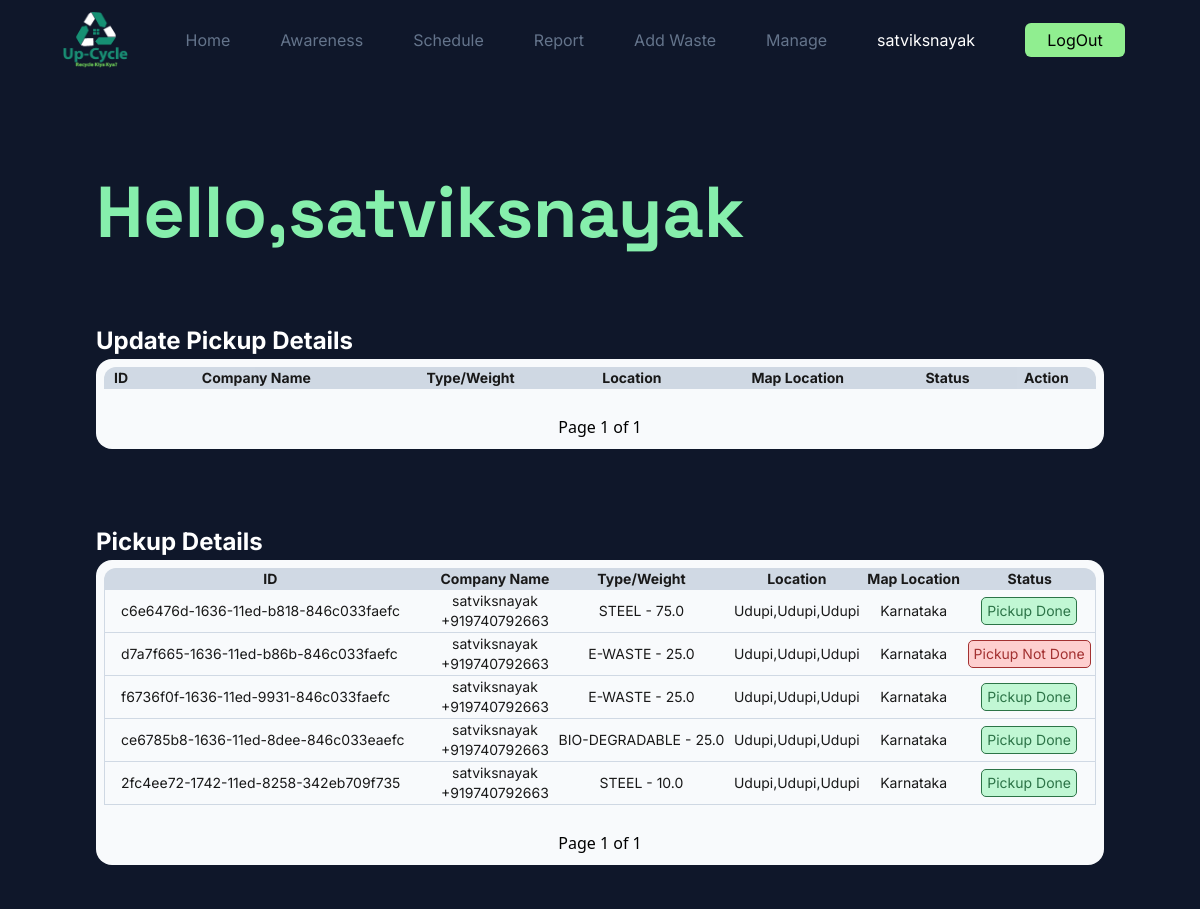
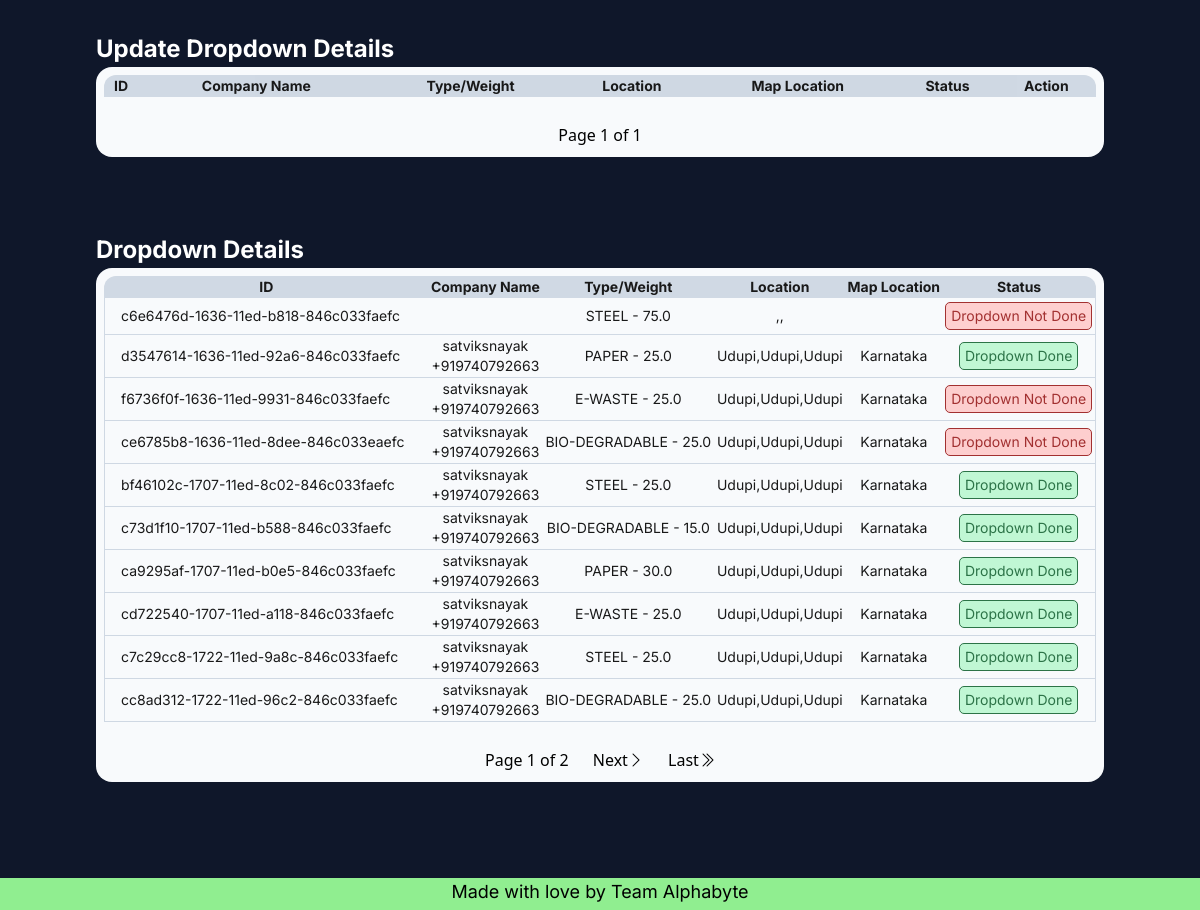
Before: /report/ (signed in) with the older database file (2 pictures, top to bottom).
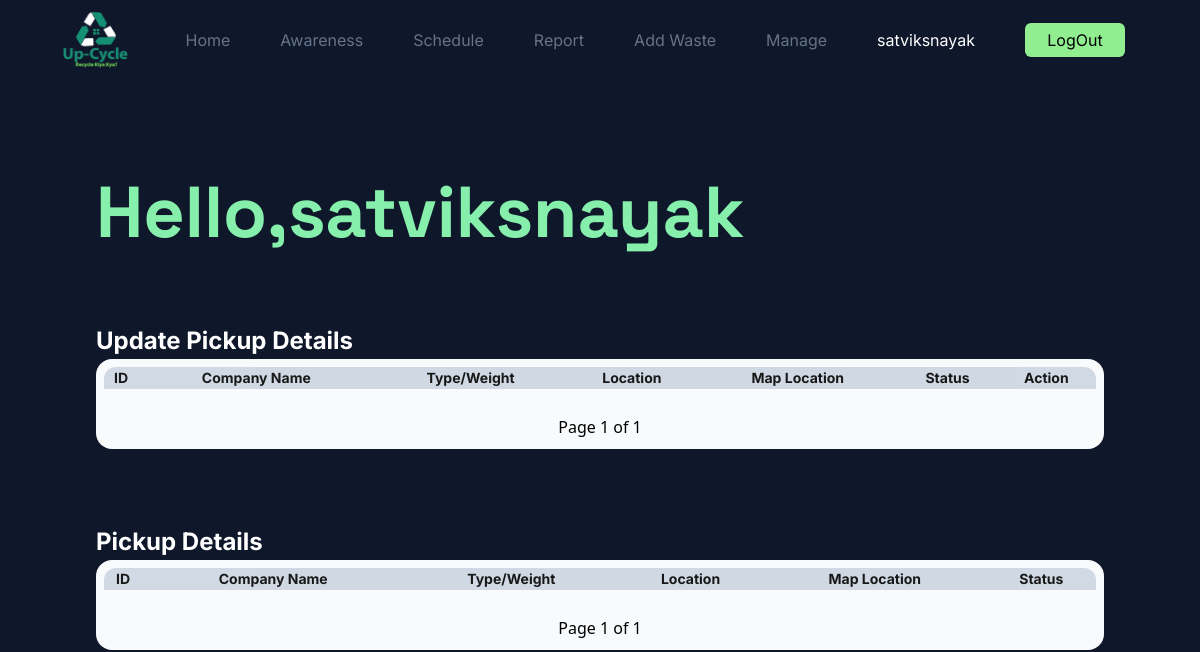
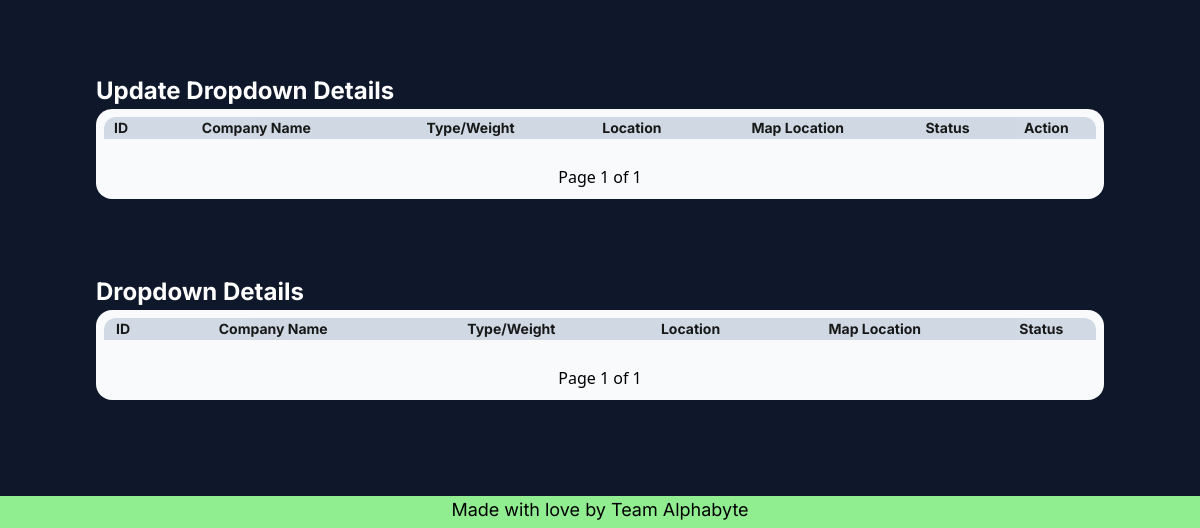
After: the same page with the newer database file (2 pictures, top to bottom).
### App/models.py (models this page shows, shortened)
class Waste(models.Model):
    class Types(models.TextChoices):
        STEEL = "STEEL","Steel"
        BIODEGRADABLE = "BIO-DEGRADABLE","Bio-Degradable"
        PAPER = "PAPER","Paper"
        EWASTE = "E-WASTE","E-Waste"
    id = models.CharField(primary_key=True,unique=True,max_length=40)
    recycler = models.ForeignKey(User,on_delete=models.SET_NULL,null=True,blank=True,related_name='recycler')
    company = models.ForeignKey(User,on_delete=models.SET_NULL,null=True,blank=True,related_name='company')
    employee = models.ForeignKey(User,on_delete=models.SET_NULL,null=True,blank=True,related_name='employee')
    entry_date = models.DateField(null=True,blank=True)
    pickup_date = models.DateField(null=True,blank=True)
    dropdown_date = models.DateField(null=True,blank=True)
    weight = models.FloatField(null=True,blank=True)
    price = models.FloatField(null=True,blank=True)
    type = models.CharField(_("Types"),max_length=50,choices=Types.choices)
    pickup_done = models.BooleanField(default=False)
    dropdown_done = models.BooleanField(default=False)

class Profile(models.Model):
    user = models.OneToOneField(User,on_delete=models.CASCADE,null=True)
    name = models.CharField(max_length=50)
    about = models.TextField(blank=True,null=True)
    profile_pic = models.ImageField(default='avatar.png',upload_to='Profile')
    location = models.CharField(max_length=50,blank=True,null=True)
    street = models.CharField(max_length=50,blank=True,null=True)
    city = models.CharField(max_length=30,blank=True,null=True)
    state = models.CharField(max_length=30,blank=True,null=True)
    phone = PhoneNumberField(blank=True,null=True)
    is_email_verified = models.BooleanField(default=False)

### App/decorators.py (the view)
        def wrappper_func(request,*args,**kwargs):
            group = None
            if request.user.groups.exists():
                group = request.user.groups.all()[0].name
            if group in allowed_roles:
                return view_func(request,*args,**kwargs)
            else:
                return HttpResponse('You are not authorised to view this page!!')

### App/functions.py (called while the page is built)
def grouplist(user):
    groups = []
    if user.groups.exists():
        for i in range(len(user.groups.all())):
            groups.append(user.groups.all()[i].name)
    return groups

### App/templates/App/tables/employee.html (shortened to what the changed rows need)
<!DOCTYPE html>
<html lang="en">
<head>
</head>
{% extends 'App/base.html' %}
{%load static%}
    {% block content %}
    <div class="content bg-slate-900 p-24">
        <div class="min-w-full font-space">
            <h1 class="text-green-300 text-7xl font-bold ">Hello,{{user.profile.name}}</h1>
        </div>
        <div class="Table min-w-1/2 p-2 bg-slate-50 rounded-2xl overflow-auto mb-[75px]">
            <table class="relative border-separate border-spacing-0 table-auto min-w-full bg-slate-50 text-sm opacity-90 text-center font-inter">
                <thead class="bg-slate-300">
                    <tr>
                        <th class="rounded-tl-xl">ID</th>
                        <th>Company Name</th>
                        <th>Type/Weight</th>
                        <th>Location</th>
                        <th>Map Location</th>
                        <th>Status</th>
                        <th class="rounded-tr-xl">Action</th>
                    </tr>
                </thead>
            </table>
        </div>
        <div class="Table min-w-1/2 p-2 bg-slate-50 rounded-2xl overflow-auto mb-[75px]">
            <table class="relative border-separate border-spacing-0 table-auto min-w-full bg-slate-50 text-sm opacity-90 text-center font-inter">
                <thead class="bg-slate-300">
                    <tr>
                        <th class="rounded-tl-xl">ID</th>
                        <th>Company Name</th>
                        <th>Type/Weight</th>
                        <th>Location</th>
                        <th>Map Location</th>
                        <th class="rounded-tr-xl">Status</th>
                    </tr>
                </thead>
                <tbody>
                    {% for waste in Pwastes %}
                    <tr>
                        <td class="text-left px-4 py-1 border-b border-slate-300 border-l">{{waste.id}}</td>
                        <td class="border-b border-slate-300">{{waste.company.profile.name}}<br>{{waste.company.profile.phone}}</td>
                        <td class="border-b border-slate-300">{{waste.type}} - {{waste.weight}}</td>
                        <td class="border-b border-slate-300">{{waste.company.profile.location}},{{waste.company.profile.street}},{{waste.company.profile.city}}</td>
                        <td class="border-b border-slate-300">{{waste.company.profile.state}}</td>
                        <td class="border-b border-slate-300 border-r">
                            {% if waste.pickup_done %}
                            <button type="button" class="px-[5px] py-[3px] my-[3px] rounded-[5px] bg-green-200 text-green-800 border-[1px] border-green-800">Pickup Done</button>
                            {% else %}
                            <button type="button" class="px-[5px] py-[3px] my-[3px] rounded-[5px] bg-red-200 text-red-800 border-[1px] border-red-800">Pickup Not Done</button>
                            {% endif %}
                        </td>
                    </tr>
                    {% endfor %}
                </tbody>
            </table>
        </div>
        <div class="Table mb-[75px] min-w-1/2 p-2 bg-slate-50 rounded-2xl overflow-auto">
            <table class="relative border-separate border-spacing-0 table-auto min-w-full bg-slate-50 text-sm opacity-90 text-center font-inter">
                <thead class="bg-slate-300">
                    <tr>
                        <th class="rounded-tl-xl">ID</th>
                        <th>Company Name</th>
                        <th>Type/Weight</th>
                        <th>Location</th>
                        <th>Map Location</th>
                        <th>Status</th>
                        <th class="rounded-tr-xl">Action</th>
                    </tr>
                </thead>
            </table>
        </div>
        <div class="Table min-w-1/2 p-2 bg-slate-50 rounded-2xl overflow-auto">
            <table class="relative border-separate border-spacing-0 table-auto min-w-full bg-slate-50 text-sm opacity-90 text-center font-inter">
                <thead class="bg-slate-300">
                    <tr>
                        <th class="rounded-tl-xl">ID</th>
                        <th>Company Name</th>
                        <th>Type/Weight</th>
                        <th>Location</th>
                        <th>Map Location</th>
                        <th class="rounded-tr-xl">Status</th>
                    </tr>
                </thead>
                <tbody>
                    {% for waste in Dwastes %}
                    <tr>
                        <td class="text-left px-4 py-1 border-b border-slate-300 border-l">{{waste.id}}</td>
                        <td class="border-b border-slate-300">{{waste.recycler.profile.name}}<br>{{waste.recycler.profile.phone}}</td>
                        <td class="border-b border-slate-300">{{waste.type}} - {{waste.weight}}</td>
                        <td class="border-b border-slate-300">{{waste.recycler.profile.location}},{{waste.recycler.profile.street}},{{waste.recycler.profile.city}}</td>
                        <td class="border-b border-slate-300">{{waste.recycler.profile.state}}</td>
                        <td class="border-b border-slate-300 border-r">
                            {% if waste.dropdown_done %}
                            <button type="button" class="px-[5px] py-[3px] my-[3px] rounded-[5px] bg-green-200 text-green-800 border-[1px] border-green-800">Dropdown Done</button>
                            {% else %}
                            <button type="button" class="px-[5px] py-[3px] my-[3px] rounded-[5px] bg-red-200 text-red-800 border-[1px] border-red-800">Dropdown Not Done</button>
                            {% endif %}
                        </td>
                    </tr>
                    {% endfor %}
                </tbody>
            </table>
            <div class="w-full text-[1 rem] h-5 my-4 text-center">
                <button class="p-[5px] m-[5px]" type="button">Page {{Dwastes.number}} of {{Dwastes.paginator.num_pages}}</button>
                {% if Dwastes.has_next %}
                <button class="p-[5px] m-[5px]" type="button"><a href="?page4={{wastes.next_page_number}}">Next<i class="bi bi-chevron-right"></i></a></button>
                <button class="p-[5px] m-[5px]" type="button"><a href="?page4={{wastes.paginator.num_pages}}">Last<i class="bi bi-chevron-double-right"></i></a></button>
                {% endif %}
            </div>
        </div>
    </div>
    {% endblock %}

Changed rows visible on the page:
removed Waste: id "c6e6476d-1636-11ed-b818-846c033faefc", company.profile.name "satviksnayak", company.profile.phone "+919740792663", type "STEEL", weight "75.0", company.profile.location "Udupi", company.profile.street "Udupi", company.profile.city "Udupi", company.profile.state "Karnataka", pickup_done "Pickup Done", dropdown_done "Dropdown Not Done"
removed Waste: id "d7a7f665-1636-11ed-b86b-846c033faefc", company.profile.name "satviksnayak", company.profile.phone "+919740792663", type "E-WASTE", weight "25.0", company.profile.location "Udupi", company.profile.street "Udupi", company.profile.city "Udupi", company.profile.state "Karnataka", pickup_done "Pickup Not Done", shown under "Pickup Details"
removed Waste: id "f6736f0f-1636-11ed-9931-846c033faefc", company.profile.name "satviksnayak", company.profile.phone "+919740792663", type "E-WASTE", weight "25.0", company.profile.location "Udupi", company.profile.street "Udupi", company.profile.city "Udupi", company.profile.state "Karnataka", pickup_done "Pickup Done", recycler.profile.name "satviksnayak", recycler.profile.phone "+919740792663", recycler.profile.location "Udupi", recycler.profile.street "Udupi", recycler.profile.city "Udupi", recycler.profile.state "Karnataka", dropdown_done "Dropdown Not Done"
removed Waste: id "ce6785b8-1636-11ed-8dee-846c033eaefc", company.profile.name "satviksnayak", company.profile.phone "+919740792663", type "BIO-DEGRADABLE", weight "25.0", company.profile.location "Udupi", company.profile.street "Udupi", company.profile.city "Udupi", company.profile.state "Karnataka", pickup_done "Pickup Done", recycler.profile.name "satviksnayak", recycler.profile.phone "+919740792663", recycler.profile.location "Udupi", recycler.profile.street "Udupi", recycler.profile.city "Udupi", recycler.profile.state "Karnataka", dropdown_done "Dropdown Not Done"
removed Waste: id "2fc4ee72-1742-11ed-8258-342eb709f735", company.profile.name "satviksnayak", company.profile.phone "+919740792663", type "STEEL", weight "10.0", company.profile.location "Udupi", company.profile.street "Udupi", company.profile.city "Udupi", company.profile.state "Karnataka", pickup_done "Pickup Done", shown under "Pickup Details"
removed Waste: id "d3547614-1636-11ed-92a6-846c033faefc", recycler.profile.name "satviksnayak", recycler.profile.phone "+919740792663", type "PAPER", weight "25.0", recycler.profile.location "Udupi", recycler.profile.street "Udupi", recycler.profile.city "Udupi", recycler.profile.state "Karnataka", dropdown_done "Dropdown Done", shown under "Dropdown Details"
removed Waste: id "bf46102c-1707-11ed-8c02-846c033faefc", recycler.profile.name "satviksnayak", recycler.profile.phone "+919740792663", type "STEEL", weight "25.0", recycler.profile.location "Udupi", recycler.profile.street "Udupi", recycler.profile.city "Udupi", recycler.profile.state "Karnataka", dropdown_done "Dropdown Done", shown under "Dropdown Details"
removed Waste: id "c73d1f10-1707-11ed-b588-846c033faefc", recycler.profile.name "satviksnayak", recycler.profile.phone "+919740792663", type "BIO-DEGRADABLE", weight "15.0", recycler.profile.location "Udupi", recycler.profile.street "Udupi", recycler.profile.city "Udupi", recycler.profile.state "Karnataka", dropdown_done "Dropdown Done", shown under "Dropdown Details"
removed Waste: id "ca9295af-1707-11ed-b0e5-846c033faefc", recycler.profile.name "satviksnayak", recycler.profile.phone "+919740792663", type "PAPER", weight "30.0", recycler.profile.location "Udupi", recycler.profile.street "Udupi", recycler.profile.city "Udupi", recycler.profile.state "Karnataka", dropdown_done "Dropdown Done", shown under "Dropdown Details"
removed Waste: id "cd722540-1707-11ed-a118-846c033faefc", recycler.profile.name "satviksnayak", recycler.profile.phone "+919740792663", type "E-WASTE", weight "25.0", recycler.profile.location "Udupi", recycler.profile.street "Udupi", recycler.profile.city "Udupi", recycler.profile.state "Karnataka", dropdown_done "Dropdown Done", shown under "Dropdown Details"
removed Waste: id "c7c29cc8-1722-11ed-9a8c-846c033faefc", recycler.profile.name "satviksnayak", recycler.profile.phone "+919740792663", type "STEEL", weight "25.0", recycler.profile.location "Udupi", recycler.profile.street "Udupi", recycler.profile.city "Udupi", recycler.profile.state "Karnataka", dropdown_done "Dropdown Done", shown under "Dropdown Details"
removed Waste: id "cc8ad312-1722-11ed-96c2-846c033faefc", recycler.profile.name "satviksnayak", recycler.profile.phone "+919740792663", type "BIO-DEGRADABLE", weight "25.0", recycler.profile.location "Udupi", recycler.profile.street "Udupi", recycler.profile.city "Udupi", recycler.profile.state "Karnataka", dropdown_done "Dropdown Done", shown under "Dropdown Details"
Other visible differences:
{{ Dwastes.paginator.num_pages }}: "2" → "1"
text no longer shown: "Next Last"
